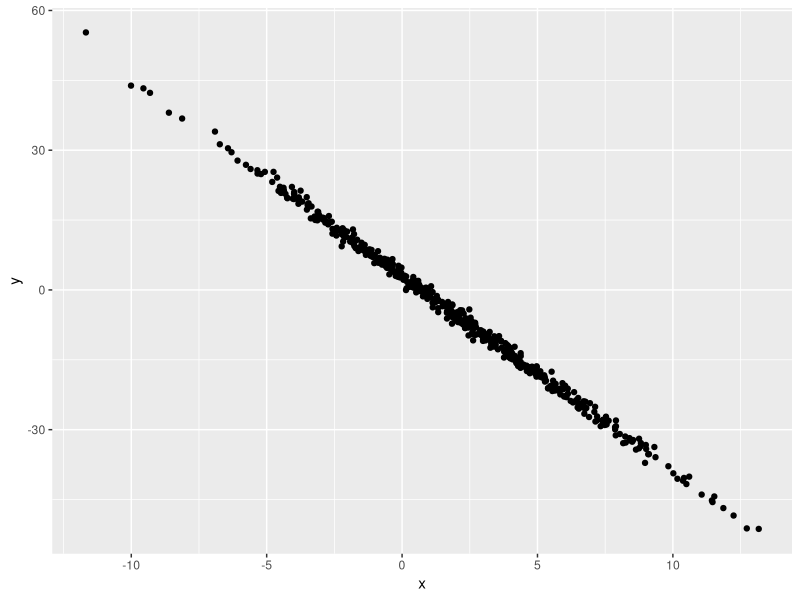

Write R code to recreate this figure.
## ---- chunk 1
samp = rnorm(100)
length(samp)
## ---- chunk 2
library(tidyverse)

plot_df = tibble(
  x = rnorm(500, mean = 2, sd = 4), 
  y = 3 - 4.2 * x + rnorm(500), 
)

ggplot(plot_df, aes(x = x, y = y)) + geom_point()

